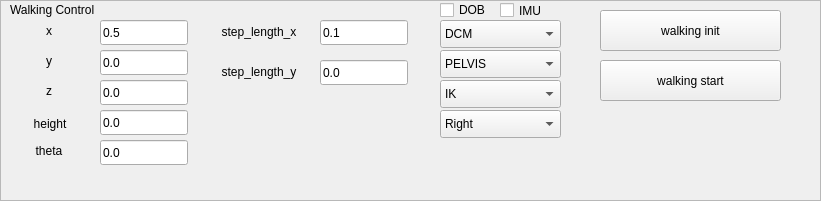
    <widget class="QFrame" name="frame_14">
     <property name="geometry">
      <rect>
       <x>10</x>
       <y>530</y>
       <width>821</width>
       <height>201</height>
      </rect>
     </property>
     <property name="frameShape">
      <enum>QFrame::StyledPanel</enum>
     </property>
     <property name="frameShadow">
      <enum>QFrame::Raised</enum>
     </property>
     <widget class="QCheckBox" name="checkBox_dob">
      <property name="geometry">
       <rect>
        <x>440</x>
        <y>0</y>
        <width>51</width>
        <height>20</height>
       </rect>
      </property>
      <property name="text">
       <string>DOB</string>
      </property>
     </widget>
     <widget class="QComboBox" name="walking_pattern">
      <property name="geometry">
       <rect>
        <x>440</x>
        <y>20</y>
        <width>121</width>
        <height>28</height>
       </rect>
      </property>
      <item>
       <property name="text">
        <string>DCM</string>
       </property>
      </item>
      <item>
       <property name="text">
        <string>Previewcontrol</string>
       </property>
      </item>
      <item>
       <property name="text">
        <string>MPC</string>
       </property>
      </item>
     </widget>
     <widget class="QComboBox" name="step_mode">
      <property name="geometry">
       <rect>
        <x>440</x>
        <y>110</y>
        <width>121</width>
        <height>28</height>
       </rect>
      </property>
      <item>
       <property name="text">
        <string>Right</string>
       </property>
      </item>
      <item>
       <property name="text">
        <string>Left</string>
       </property>
      </item>
     </widget>
     <widget class="QComboBox" name="ik_mode">
      <property name="geometry">
       <rect>
        <x>440</x>
        <y>80</y>
        <width>121</width>
        <height>28</height>
       </rect>
      </property>
      <item>
       <property name="text">
        <string>IK</string>
       </property>
      </item>
      <item>
       <property name="text">
        <string>COMJacobian</string>
       </property>
      </item>
      <item>
       <property name="text">
        <string>Torque</string>
       </property>
      </item>
     </widget>
     <widget class="QLabel" name="walking_x">
      <property name="geometry">
       <rect>
        <x>0</x>
        <y>20</y>
        <width>98</width>
        <height>21</height>
       </rect>
      </property>
      <property name="sizePolicy">
       <sizepolicy hsizetype="Minimum" vsizetype="Preferred">
        <horstretch>0</horstretch>
        <verstretch>0</verstretch>
       </sizepolicy>
      </property>
      <property name="minimumSize">
       <size>
        <width>40</width>
        <height>0</height>
       </size>
      </property>
      <property name="text">
       <string>x</string>
      </property>
      <property name="alignment">
       <set>Qt::AlignCenter</set>
      </property>
     </widget>
     <widget class="QLabel" name="label_88">
      <property name="geometry">
       <rect>
        <x>10</x>
        <y>0</y>
        <width>131</width>
        <height>20</height>
       </rect>
      </property>
      <property name="text">
       <string>Walking Control</string>
      </property>
     </widget>
     <widget class="QLabel" name="walking_y">
      <property name="geometry">
       <rect>
        <x>0</x>
        <y>50</y>
        <width>98</width>
        <height>21</height>
       </rect>
      </property>
      <property name="sizePolicy">
       <sizepolicy hsizetype="Minimum" vsizetype="Preferred">
        <horstretch>0</horstretch>
        <verstretch>0</verstretch>
       </sizepolicy>
      </property>
      <property name="minimumSize">
       <size>
        <width>40</width>
        <height>0</height>
       </size>
      </property>
      <property name="text">
       <string>y</string>
      </property>
      <property name="alignment">
       <set>Qt::AlignCenter</set>
      </property>
     </widget>
     <widget class="QLineEdit" name="text_walking_x">
      <property name="geometry">
       <rect>
        <x>100</x>
        <y>20</y>
        <width>88</width>
        <height>25</height>
       </rect>
      </property>
      <property name="text">
       <string>0.5</string>
      </property>
     </widget>
     <widget class="QLineEdit" name="text_walking_y">
      <property name="geometry">
       <rect>
        <x>100</x>
        <y>50</y>
        <width>88</width>
        <height>25</height>
       </rect>
      </property>
      <property name="text">
       <string>0.0</string>
      </property>
     </widget>
     <widget class="QLabel" name="walking_z">
      <property name="geometry">
       <rect>
        <x>0</x>
        <y>80</y>
        <width>98</width>
        <height>21</height>
       </rect>
      </property>
      <property name="sizePolicy">
       <sizepolicy hsizetype="Minimum" vsizetype="Preferred">
        <horstretch>0</horstretch>
        <verstretch>0</verstretch>
       </sizepolicy>
      </property>
      <property name="minimumSize">
       <size>
        <width>40</width>
        <height>0</height>
       </size>
      </property>
      <property name="text">
       <string>z</string>
      </property>
      <property name="alignment">
       <set>Qt::AlignCenter</set>
      </property>
     </widget>
     <widget class="QLineEdit" name="text_walking_z">
      <property name="geometry">
       <rect>
        <x>100</x>
        <y>80</y>
        <width>88</width>
        <height>25</height>
       </rect>
      </property>
      <property name="text">
       <string>0.0</string>
      </property>
     </widget>
     <widget class="QLabel" name="walking_height">
      <property name="geometry">
       <rect>
        <x>0</x>
        <y>113</y>
        <width>100</width>
        <height>21</height>
       </rect>
      </property>
      <property name="text">
       <string>height</string>
      </property>
      <property name="alignment">
       <set>Qt::AlignCenter</set>
      </property>
     </widget>
     <widget class="QLineEdit" name="text_walking_height">
      <property name="geometry">
       <rect>
        <x>100</x>
        <y>110</y>
        <width>88</width>
        <height>25</height>
       </rect>
      </property>
      <property name="text">
       <string>0.0</string>
      </property>
     </widget>
     <widget class="QLabel" name="walking_theta">
      <property name="geometry">
       <rect>
        <x>0</x>
        <y>135</y>
        <width>98</width>
        <height>31</height>
       </rect>
      </property>
      <property name="text">
       <string>theta</string>
      </property>
      <property name="alignment">
       <set>Qt::AlignCenter</set>
      </property>
     </widget>
     <widget class="QLineEdit" name="text_walking_theta">
      <property name="geometry">
       <rect>
        <x>100</x>
        <y>140</y>
        <width>88</width>
        <height>25</height>
       </rect>
      </property>
      <property name="text">
       <string>0.0</string>
      </property>
     </widget>
     <widget class="QLabel" name="walking_steplengthx">
      <property name="geometry">
       <rect>
        <x>210</x>
        <y>-60</y>
        <width>98</width>
        <height>184</height>
       </rect>
      </property>
      <property name="text">
       <string>step_length_x</string>
      </property>
      <property name="alignment">
       <set>Qt::AlignCenter</set>
      </property>
     </widget>
     <widget class="QLineEdit" name="text_walking_steplengthx">
      <property name="geometry">
       <rect>
        <x>320</x>
        <y>20</y>
        <width>88</width>
        <height>25</height>
       </rect>
      </property>
      <property name="text">
       <string>0.1</string>
      </property>
     </widget>
     <widget class="QLabel" name="walking_steplengthy">
      <property name="geometry">
       <rect>
        <x>210</x>
        <y>-115</y>
        <width>98</width>
        <height>374</height>
       </rect>
      </property>
      <property name="text">
       <string>step_length_y</string>
      </property>
      <property name="alignment">
       <set>Qt::AlignCenter</set>
      </property>
     </widget>
     <widget class="QLineEdit" name="text_walking_steplengthy">
      <property name="geometry">
       <rect>
        <x>320</x>
        <y>60</y>
        <width>88</width>
        <height>25</height>
       </rect>
      </property>
      <property name="text">
       <string>0.0</string>
      </property>
     </widget>
     <widget class="QPushButton" name="walkinginit_btn">
      <property name="geometry">
       <rect>
        <x>600</x>
        <y>10</y>
        <width>181</width>
        <height>41</height>
       </rect>
      </property>
      <property name="text">
       <string>walking init</string>
      </property>
     </widget>
     <widget class="QPushButton" name="walkingstart_btn">
      <property name="geometry">
       <rect>
        <x>600</x>
        <y>60</y>
        <width>181</width>
        <height>41</height>
       </rect>
      </property>
      <property name="text">
       <string>walking start</string>
      </property>
     </widget>
     <widget class="QCheckBox" name="checkBox_IMU">
      <property name="geometry">
       <rect>
        <x>500</x>
        <y>0</y>
        <width>51</width>
        <height>21</height>
       </rect>
      </property>
      <property name="text">
       <string>IMU</string>
      </property>
     </widget>
     <widget class="QComboBox" name="walking_pattern_2">
      <property name="geometry">
       <rect>
        <x>440</x>
        <y>50</y>
        <width>121</width>
        <height>28</height>
       </rect>
      </property>
      <item>
       <property name="text">
        <string>PELVIS</string>
       </property>
      </item>
      <item>
       <property name="text">
        <string>COM</string>
       </property>
      </item>
     </widget>
    </widget>
